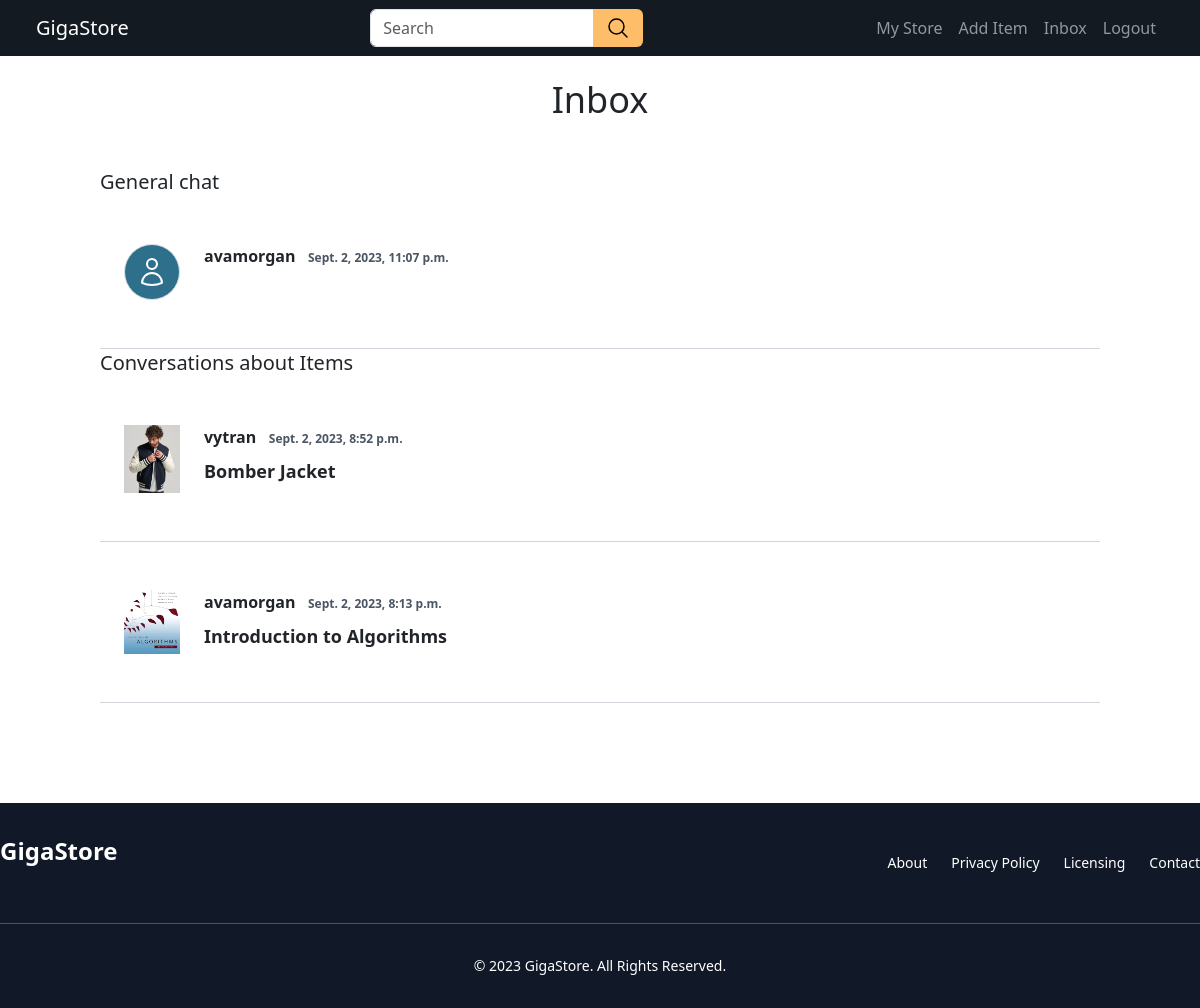
The page /inbox/ (signed in) on the database its author committed.
### conversation/models.py (models this page shows)
class UserConversation(models.Model):
    members = models.ManyToManyField(User, related_name='direct_conversations')
    created_at = models.DateTimeField(auto_now_add=True)
    modified_at = models.DateTimeField(auto_now=True)
    class Meta:
        ordering = ('-modified_at',)

class ItemConversation(models.Model):
    item = models.ForeignKey(Item, related_name='conversations', on_delete=models.CASCADE)
    members = models.ManyToManyField(User, related_name='conversations')
    created_at = models.DateTimeField(auto_now_add=True)
    modified_at = models.DateTimeField(auto_now=True)
    class Meta:
        ordering = ('-modified_at',)

### item/models.py (models this page shows, shortened)
class Item(models.Model):
    name = models.CharField(max_length=255)
    category = models.ForeignKey(Category, related_name='items', on_delete=models.CASCADE)
    description = models.TextField(blank=True, null=True)
    price = models.FloatField()
    is_new = models.BooleanField(default=False)
    image = models.ImageField(upload_to="images", blank=True, null=True)
    seller = models.ForeignKey(User, related_name='items', on_delete=models.CASCADE)
    quantity = models.IntegerField()
    is_sold = models.BooleanField(default=False)
    created_at = models.DateTimeField(auto_now_add=True)

### conversation/views.py (the view)
# urls.py: path('', views.inbox, name='inbox'),
@login_required
def inbox(request):
    item_conversations = ItemConversation.objects.filter(members__in=[request.user.id])
    user_conversations = UserConversation.objects.filter(members__in=[request.user.id])
    return render(request, 'conversation/inbox.html', {
        'item_conversations': item_conversations,
        'user_conversations': user_conversations
    })

### conversation/templates/conversation/inbox.html (shortened to what this page needs)
{% extends 'website/base.html' %}
{% block content %}
<div class="container">
    <h1 class="mb-6 text-4xl text-center">Inbox</h1>
    <br />
    <div class="flex flex-col space-y-6">
        <h1 class="text-xl">General chat</h2>
            {% for user_conversation in user_conversations %}
            <a href="{% url 'conversation:user_conversation_detail' user_conversation.id %}">
                <div class="p-6 flex ">
                    <div class="pr-6">
                        <div
                            class="w-14 h-14 flex items-center justify-center rounded-full border border-gray-300 bg-[#2e708c] text-white">
                        </div>
                    </div>
                    <div>
                        {% for member in user_conversation.members.all %}
                        {% if member != request.user %}
                        <p class="mb-2 font-bold">{{ member.username }} &nbsp;
                            <span class="text-xs text-gray-600">{{ user_conversation.modified_at }}</span>
                        </p>
                        {% endif %}
                        {% endfor %}
                    </div>
                </div>
            </a>
            <div class="w-full bg-gray-300 h-[1px] mt-[100px]"></div>
            {% endfor %}
    </div>
    <div class="flex flex-col space-y-6">
        <h1 class="text-xl">Conversations about Items</h2>
            {% for item_conversation in item_conversations %}
            <a href="{% url 'conversation:item_conversation_detail' item_conversation.id %}">
                <div class="p-6 flex">
                    <div class="pr-6">
                        <img src="{{ item_conversation.item.image.url }}" class="w-14">
                    </div>
                    <div>
                        {% for member in item_conversation.members.all %}
                        {% if member != request.user %}
                        <p class="mb-2 font-bold">{{ member.username }} &nbsp;
                            <span class="text-xs text-gray-600">{{ item_conversation.modified_at }}</span>
                        </p>
                        <p class="font-bold text-lg">{{ item_conversation.item.name }}</p>
                        {% endif %}
                        {% endfor %}
                    </div>
                </div>
            </a>
            <div class="w-full bg-gray-300 h-[1px] mt-[100px]"></div>
            {% endfor %}
    </div>
</div>
{% endblock %}

### rows shown on the page
UserConversation: modified_at "Sept. 2, 2023, 11:07 p.m."
ItemConversation: item.image (picture), modified_at "Sept. 2, 2023, 8:52 p.m.", item.name "Bomber Jacket"
ItemConversation: item.image (picture), modified_at "Sept. 2, 2023, 8:13 p.m.", item.name "Introduction to Algorithms"

### other values the page prints
{{ member.username }} "avamorgan"
{{ member.username }} "vytran"
